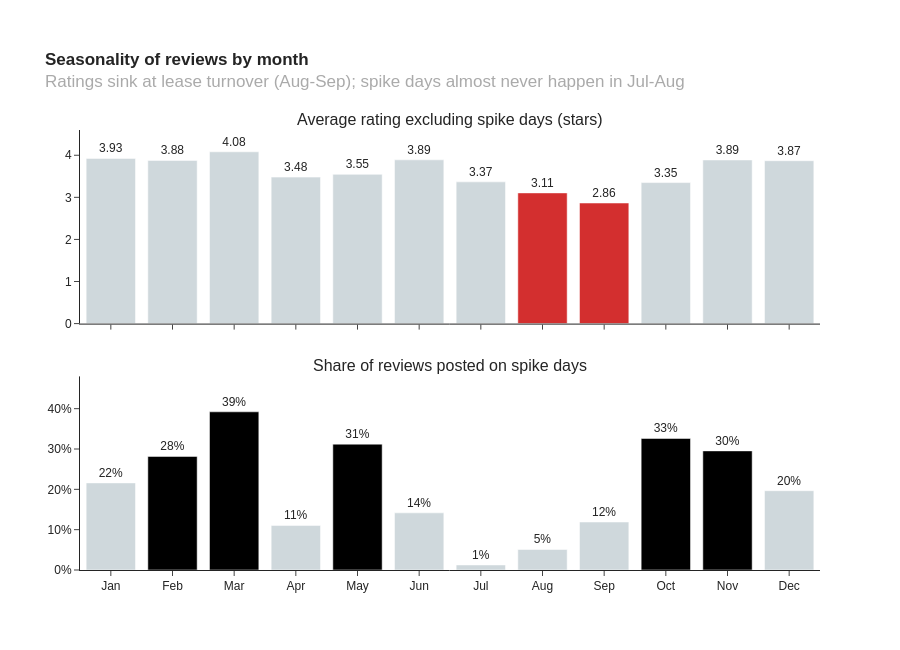

The code cell stored with this chart in its notebook:
### Code cell
fig = make_subplots(
    rows=2, cols=1, shared_xaxes=True, vertical_spacing=0.12,
    subplot_titles=['Average rating excluding spike days (stars)', 'Share of reviews posted on spike days']
)
fig.add_trace(go.Bar(
    x=df_monthly['month_name'], y=df_monthly['organic_avg'],
    marker_color=np.where(df_monthly['month'].isin([8, 9]), '#D32F2F', '#CFD8DC'),
    text=df_monthly['organic_avg'].map('{:.2f}'.format), textposition='outside', showlegend=False,
), row=1, col=1)
fig.add_trace(go.Bar(
    x=df_monthly['month_name'], y=df_monthly['spike_share'],
    marker_color=np.where(df_monthly['spike_share'] >= 0.25, 'black', '#CFD8DC'),
    text=df_monthly['spike_share'].map('{:.0%}'.format), textposition='outside', showlegend=False,
), row=2, col=1)
fig.update_yaxes(range=[0, 4.6], row=1, col=1)
fig.update_yaxes(range=[0, 0.48], tickformat=',.0%', row=2, col=1)
fig.update_layout(
    title='<b>Seasonality of reviews by month</b><br>'
          '<span style="color: #aaa;">Ratings sink at lease turnover (Aug-Sep); spike days almost never happen in Jul-Aug</span>',
    width=900, height=650, margin=dict(t=130),
)
fig.show()

### Figure 1 — Plotly figure (JSON) as saved in the notebook; plotly's stock layout.template omitted (floating-point values rounded to 4 significant figures)
{"data": [{"marker": {"color": ["#CFD8DC", "#CFD8DC", "#CFD8DC", "#CFD8DC", "#CFD8DC", "#CFD8DC", "#CFD8DC", "#D32F2F", "#D32F2F", "#CFD8DC", "#CFD8DC", "#CFD8DC"]}, "showlegend": false, "text": ["3.93", "3.88", "4.08", "3.48", "3.55", "3.89", "3.37", "3.11", "2.86", "3.35", "3.89", "3.87"], "textposition": "outside", "type": "bar", "x": ["Jan", "Feb", "Mar", "Apr", "May", "Jun", "Jul", "Aug", "Sep", "Oct", "Nov", "Dec"], "xaxis": "x", "y": [3.926, 3.877, 4.082, 3.481, 3.546, 3.892, 3.368, 3.106, 2.865, 3.351, 3.888, 3.87], "yaxis": "y"}, {"marker": {"color": ["#CFD8DC", "black", "black", "#CFD8DC", "black", "#CFD8DC", "#CFD8DC", "#CFD8DC", "#CFD8DC", "black", "black", "#CFD8DC"]}, "showlegend": false, "text": ["22%", "28%", "39%", "11%", "31%", "14%", "1%", "5%", "12%", "33%", "30%", "20%"], "textposition": "outside", "type": "bar", "x": ["Jan", "Feb", "Mar", "Apr", "May", "Jun", "Jul", "Aug", "Sep", "Oct", "Nov", "Dec"], "xaxis": "x2", "y": [0.216, 0.2816, 0.3922, 0.1106, 0.312, 0.1417, 0.01244, 0.05085, 0.119, 0.3261, 0.2953, 0.1966], "yaxis": "y2"}], "layout": {"annotations": [{"font": {"size": 16}, "showarrow": false, "text": "Average rating excluding spike days (stars)", "x": 0.5, "xanchor": "center", "xref": "paper", "y": 1.0, "yanchor": "bottom", "yref": "paper"}, {"font": {"size": 16}, "showarrow": false, "text": "Share of reviews posted on spike days", "x": 0.5, "xanchor": "center", "xref": "paper", "y": 0.44, "yanchor": "bottom", "yref": "paper"}], "height": 650, "margin": {"t": 130}, "title": {"text": "<b>Seasonality of reviews by month</b><br><span style=\"color: #aaa;\">Ratings sink at lease turnover (Aug-Sep); spike days almost never happen in Jul-Aug</span>"}, "width": 900, "xaxis": {"anchor": "y", "domain": [0.0, 1.0], "matches": "x2", "showticklabels": false}, "xaxis2": {"anchor": "y2", "domain": [0.0, 1.0]}, "yaxis": {"anchor": "x", "domain": [0.56, 1.0], "range": [0, 4.6]}, "yaxis2": {"anchor": "x2", "domain": [0.0, 0.44], "range": [0, 0.48], "tickformat": ",.0%"}}}
